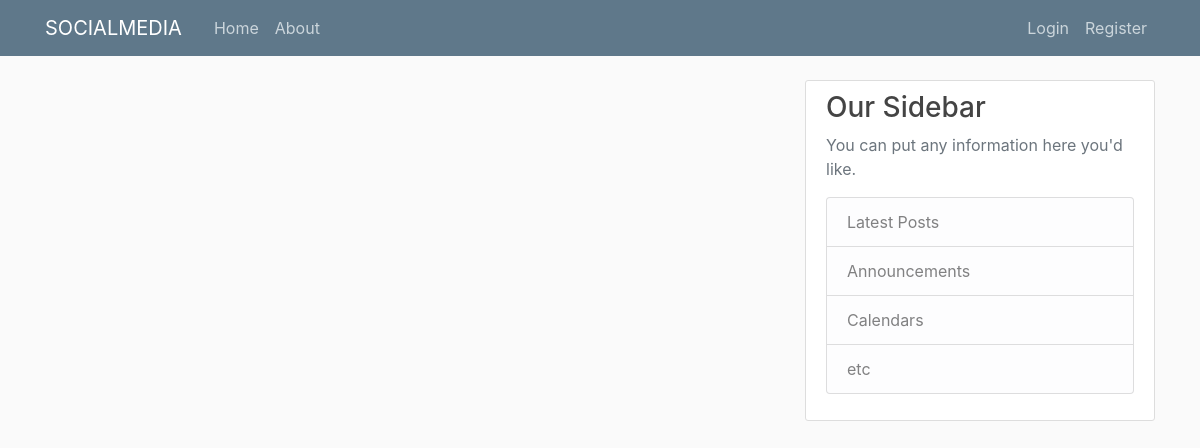
Before: / with the older database file.
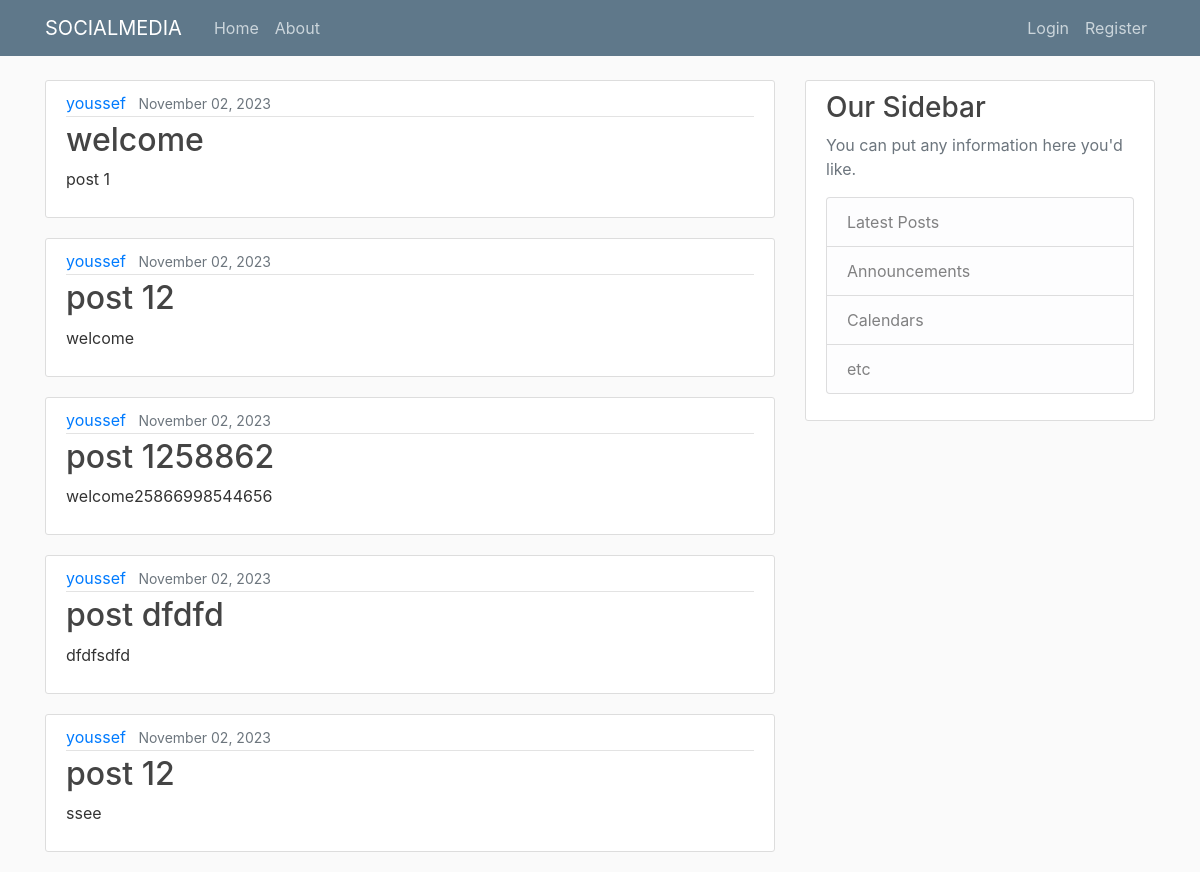
After: the same page with the newer database file.
### blog/models.py (models this page shows, shortened)
class Post(models.Model):
    title=models.CharField(max_length=20)
    content=models.TextField()
    date_posted=models.DateTimeField(default=timezone.now)
    author=models.ForeignKey(User,on_delete=models.CASCADE)

### blog/views.py (the view)
# urls.py: 2. Add a URL to urlpatterns:  path('', views.home, name='home')
def home(request):
    context={"posts":Post.objects.all()}
    return render(request,"blog/home.html",context)

### blog/templates/blog/home.html
{% extends 'blog/layout.html' %}
{% block content %}
{% for post in posts %}
   <article class="media content-section">
        <div class="media-body">
        <div class="article-metadata">
            <a class="mr-2" href="#">{{ post.author }}</a>
            <small class="text-muted">{{ post.date_posted |date:"F d, Y"  }}</small>
        </div>
        <h2><a class="article-title" href="#">{{ post.title }}</a></h2>
        <p class="article-content">{{ post.content }}</p>
        </div>
  </article>
{% endfor %}
{% endblock %}

### blog/templates/blog/layout.html (shortened to what this page needs)
<!DOCTYPE html>
{% load static %}
<html lang="en">
<head>
    <link rel="stylesheet" href="https://cdn.jsdelivr.net/npm/bootstrap@4.6.2/dist/css/bootstrap.min.css">
    <link rel="stylesheet" type="text/css" href="{% static 'blog/main.css' %}">
</head>
<body>
    <header class="site-header">
        <nav class="navbar navbar-expand-md navbar-dark bg-steel fixed-top">
          <div class="container">
            <a class="navbar-brand mr-4" href="{% url 'blog-home' %}">SOCIALMEDIA</a>
            <div class="collapse navbar-collapse" id="navbarToggle">
              <div class="navbar-nav mr-auto">
                <a class="nav-item nav-link" href="{% url 'blog-home' %}">Home</a>
                <a class="nav-item nav-link" href="{% url 'blog-about' %}">About</a>
              </div>
              <div class="navbar-nav">
                <a class="nav-item nav-link" href="#">Login</a>
                <a class="nav-item nav-link" href="#">Register</a>
              </div>
            </div>
          </div>
        </nav>
      </header>
      <main role="main" class="container">
        <div class="row">
            <div class="col-md-8">
            {% block content %}{% endblock %}
            </div>
            <div class="col-md-4">
            <div class="content-section">
                <h3>Our Sidebar</h3>
                <p class='text-muted'>You can put any information here you'd like.
                <ul class="list-group">
                    <li class="list-group-item list-group-item-light">Latest Posts</li>
                    <li class="list-group-item list-group-item-light">Announcements</li>
                    <li class="list-group-item list-group-item-light">Calendars</li>
                    <li class="list-group-item list-group-item-light">etc</li>
                </ul>
                </p>
            </div>
            </div>
        </div>
    </main>
</body>
</html>

### blog/static/blog/main.css (style rules this page uses)
body { background: #fafafa; color: #333333; margin-top: 5rem; }
h1, h2, h3, h4, h5, h6 { color: #444444; }
ul { margin: 0; }
.bg-steel { background-color: #5f788a; }
.site-header .navbar-nav .nav-link { color: #cbd5db; }
.content-section { background: #ffffff; padding: 10px 20px; border: 1px solid #dddddd; border-radius: 3px; margin-bottom: 20px; }
.article-title { color: #444444; }
.article-content { white-space: pre-line; }
.article-metadata { padding-bottom: 1px; margin-bottom: 4px; border-bottom: 1px solid #e3e3e3 }

Changed rows visible on the page:
added Post: author "youssef", date_posted "November 02, 2023", title "welcome", content "post 1"
added Post: author "youssef", date_posted "November 02, 2023", title "post 12", content "welcome"
added Post: author "youssef", date_posted "November 02, 2023", title "post 1258862", content "welcome25866998544656"
added Post: author "youssef", date_posted "November 02, 2023", title "post dfdfd", content "dfdfsdfd"
added Post: author "youssef", date_posted "November 02, 2023", title "post 12", content "ssee"
